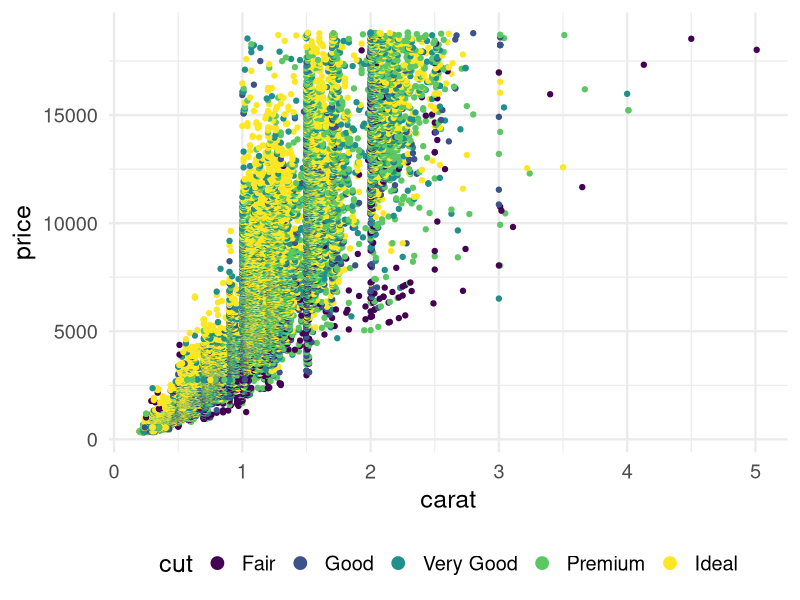
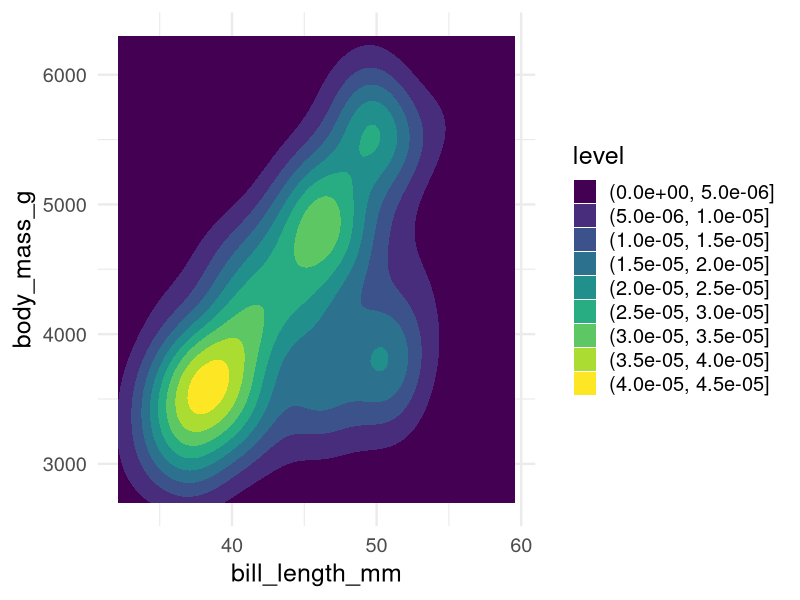
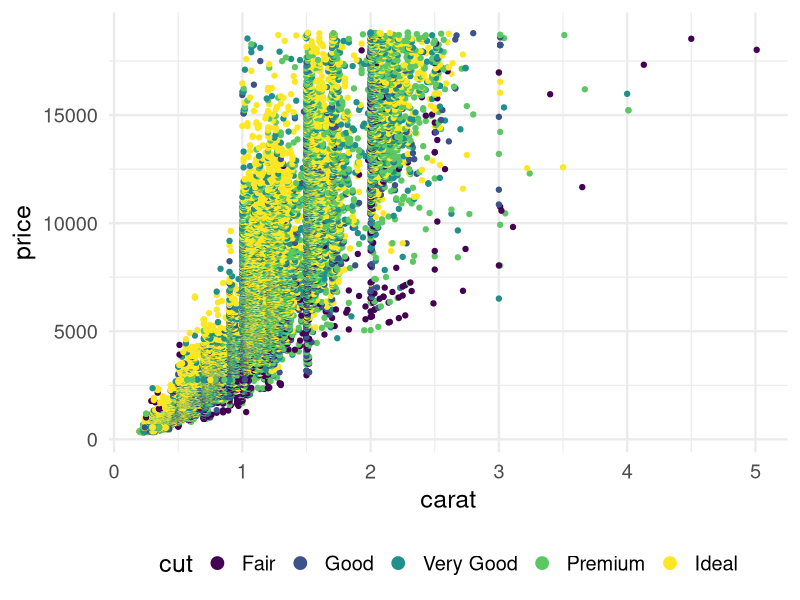
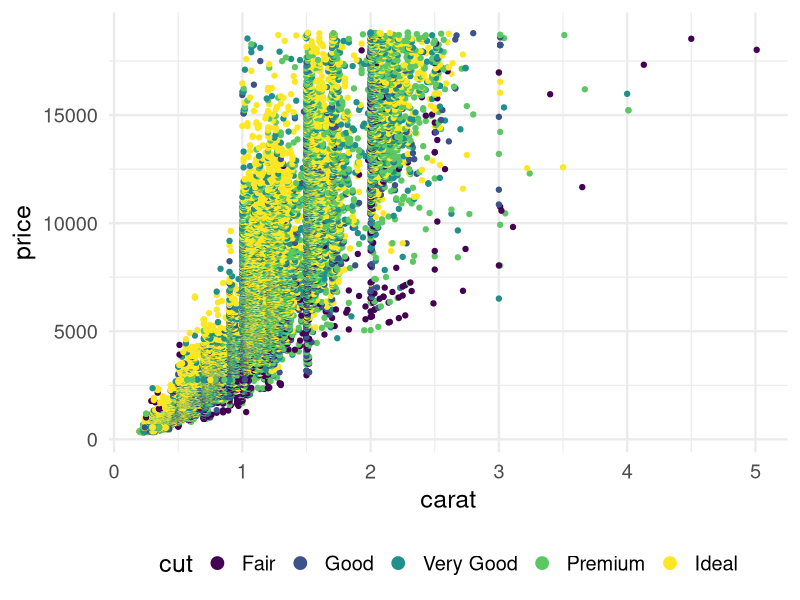
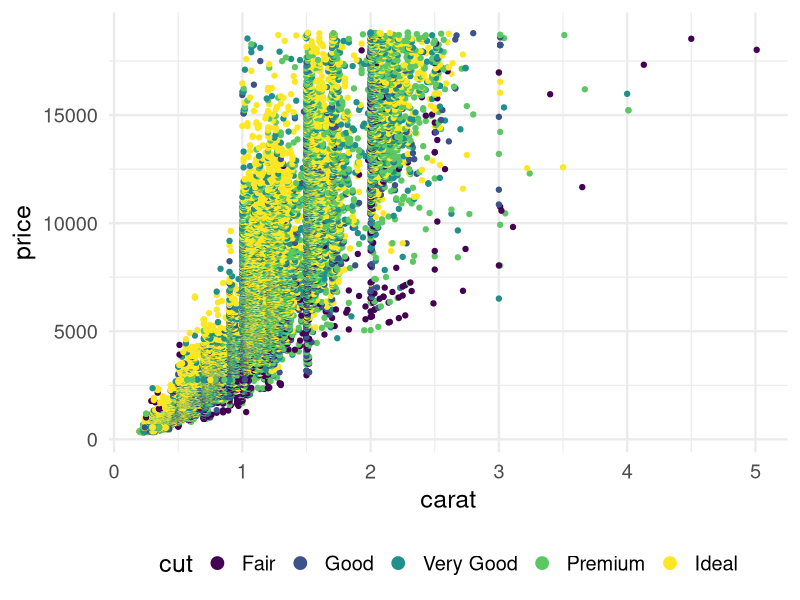
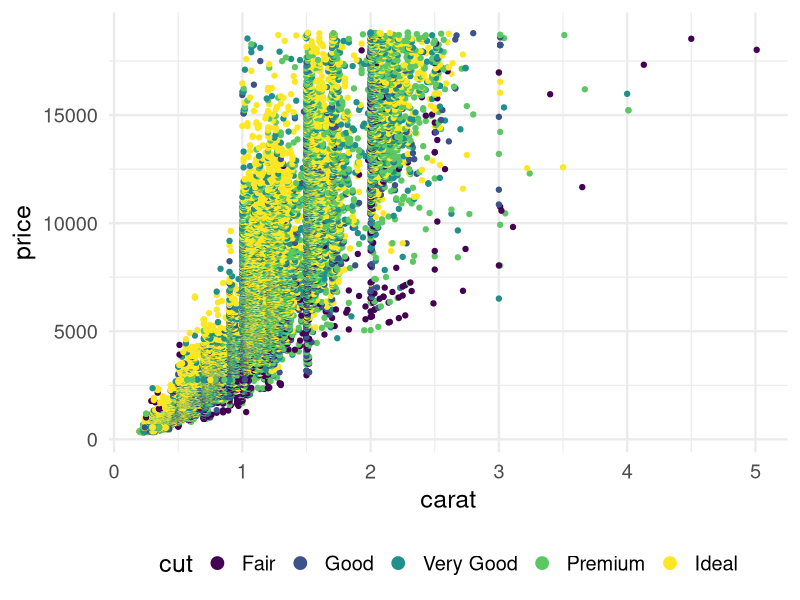
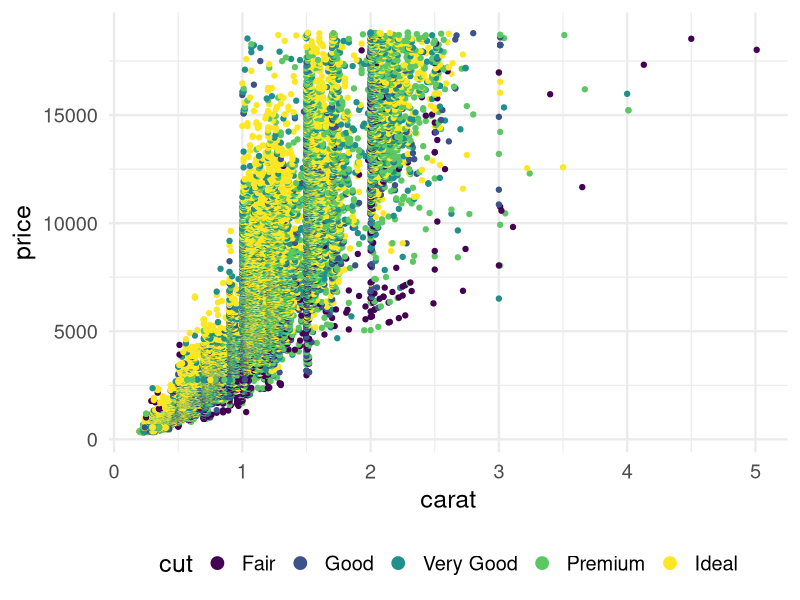
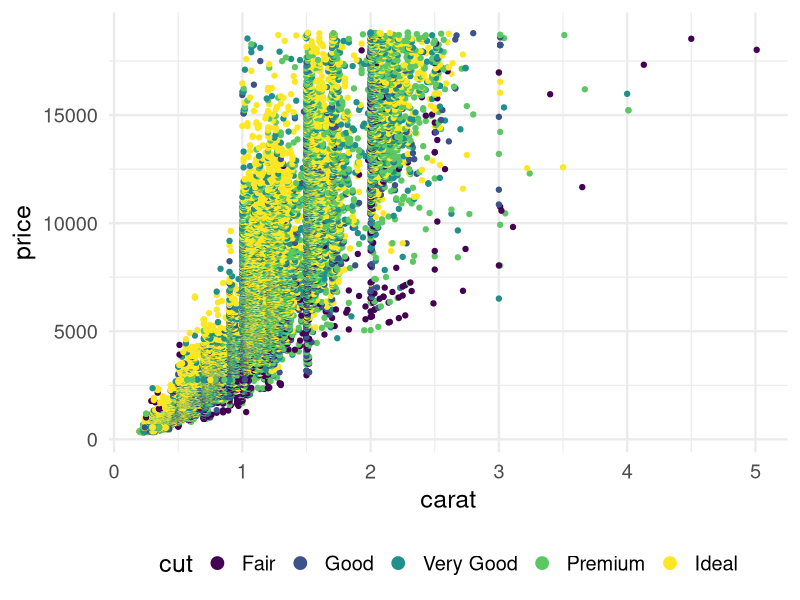

Write R code to recreate these figures, in order.
## ---- chunk 1
    #| echo: false
    library(tidyverse)
    library(palmerpenguins)
## ---- chunk 2
diamonds %>% ggplot(aes(y = price, x = carat, colour = cut)) + geom_point() +  theme_minimal(base_size = 18) + theme(legend.position = "bottom") + guides(colour = guide_legend(override.aes = list(size = 4)))
## ---- chunk 3
library(palmerpenguins)
ggplot(penguins, aes(x = bill_length_mm, y = body_mass_g)) +  
  geom_density2d_filled() +  theme_minimal(base_size = 18) + theme(legend.position = "right") + guides(colour = guide_legend(override.aes = list(size = 4)))
## ---- chunk 4
diamonds %>% ggplot(aes(y = price, x = carat, colour = cut)) + geom_point() + theme_minimal(base_size = 18) + theme(legend.position = "bottom") + guides(colour = guide_legend(override.aes = list(size = 4)))
## ---- chunk 5
diamonds %>% ggplot(aes(y = price, x = carat, colour = cut)) + geom_point() + theme_minimal(base_size = 18) + theme(legend.position = "bottom") + guides(colour = guide_legend(override.aes = list(size = 4)))
## ---- chunk 6
diamonds %>% ggplot(aes(y = price, x = carat, colour = cut)) + geom_point() + theme_minimal(base_size = 18) + theme(legend.position = "bottom") + guides(colour = guide_legend(override.aes = list(size = 4)))
## ---- chunk 7
diamonds %>% ggplot(aes(y = price, x = carat, colour = cut)) + geom_point() + theme_minimal(base_size = 18) + theme(legend.position = "bottom") + guides(colour = guide_legend(override.aes = list(size = 4)))
## ---- chunk 8
diamonds %>% ggplot(aes(y = price, x = carat, colour = cut)) + geom_point() + theme_minimal(base_size = 18) + theme(legend.position = "bottom") + guides(colour = guide_legend(override.aes = list(size = 4)))
## ---- chunk 9
diamonds %>% ggplot(aes(y = price, x = carat, colour = cut)) + geom_point() + theme_minimal(base_size = 18) + theme(legend.position = "bottom") + guides(colour = guide_legend(override.aes = list(size = 4)))
## ---- chunk 10
diamonds %>% ggplot(aes(y = price, x = carat, colour = cut)) + geom_point() + theme_minimal(base_size = 18) + theme(legend.position = "bottom") + guides(colour = guide_legend(override.aes = list(size = 4)))
## ---- chunk 11
diamonds %>% ggplot(aes(y = price, x = carat, colour = cut)) + geom_point() + theme_minimal(base_size = 18) + theme(legend.position = "bottom") + guides(colour = guide_legend(override.aes = list(size = 4)))
## ---- chunk 12
diamonds %>% ggplot(aes(y = price, x = carat, colour = cut)) + geom_point() + theme_minimal(base_size = 18) + theme(legend.position = "bottom") + guides(colour = guide_legend(override.aes = list(size = 4)))
## ---- chunk 13
diamonds %>% ggplot(aes(y = price, x = carat, colour = cut)) + geom_point() + theme_minimal(base_size = 18) + theme(legend.position = "bottom") + guides(colour = guide_legend(override.aes = list(size = 4)))
## ---- chunk 14
diamonds %>% ggplot(aes(y = price, x = carat, colour = cut)) + geom_point() + theme_minimal(base_size = 18) + theme(legend.position = "bottom") + guides(colour = guide_legend(override.aes = list(size = 4)))
## ---- chunk 15
diamonds %>% ggplot(aes(y = price, x = carat, colour = cut)) + geom_point() + theme_minimal(base_size = 18) + theme(legend.position = "bottom") + guides(colour = guide_legend(override.aes = list(size = 4)))
## ---- chunk 16
diamonds %>% ggplot(aes(y = price, x = carat, colour = cut)) + geom_point() + theme_minimal(base_size = 18) + theme(legend.position = "bottom") + guides(colour = guide_legend(override.aes = list(size = 4)))
## ---- chunk 17
diamonds %>% ggplot(aes(y = price, x = carat, colour = cut)) + geom_point() + theme_minimal(base_size = 18) + theme(legend.position = "bottom") + guides(colour = guide_legend(override.aes = list(size = 4)))
